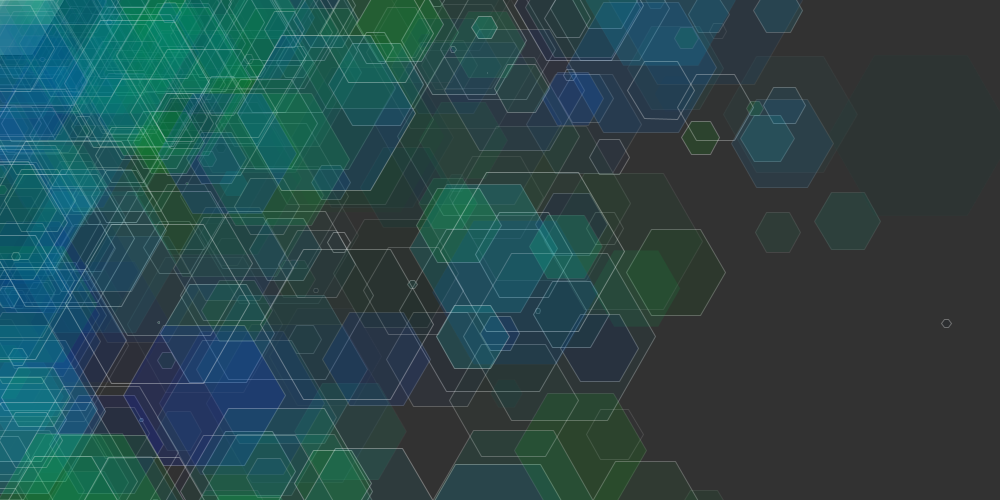
Frame 1 (no input)
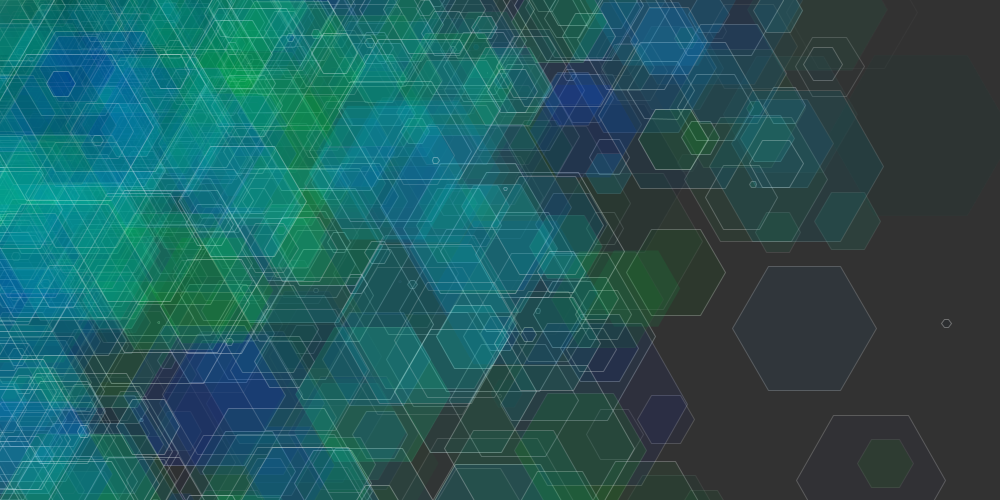
Frame 2 (the mouse pressed at the canvas centre, redrawn once)

The Processing sketch that drew these frames (run headless with seeded random() and noise(); the mouse was pressed at the canvas centre and the sketch redrawn once):

// Processing sketch: processing_32603
// ── processing_32603.pde


void setup() {
  size(1000, 500);
  smooth();
  background(50);
}

void polygon(int n, float cx, float cy, float r)
{
  float angle = 360.0 / n;

  beginShape();
  for (int i = 0; i < n; i++)
  {
    vertex(cx + r * cos(radians(angle * i)), 
    cy + r * sin(radians(angle * i)));
  }
  endShape(CLOSE);
}

void draw() {
  for (int i = 0; i < 20; i++) {
    for (int j = 0; j < 20; j++) { 
      polygon(6, random(j * 50), random (i * 50), random(100));
       fill(0,random(255),random(255), random(40));
      stroke(255, random(90));
      noLoop();
    }
  }
}
